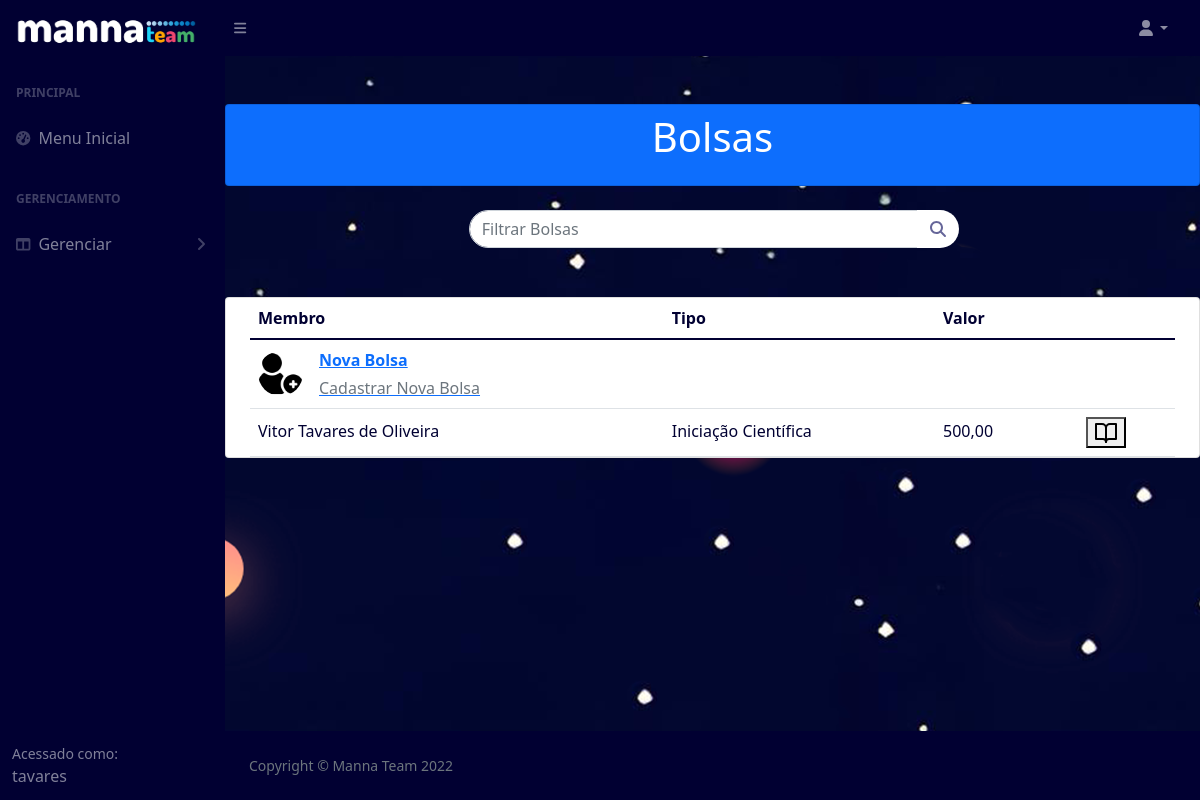
The app's page /bolsas (signed in), older data.
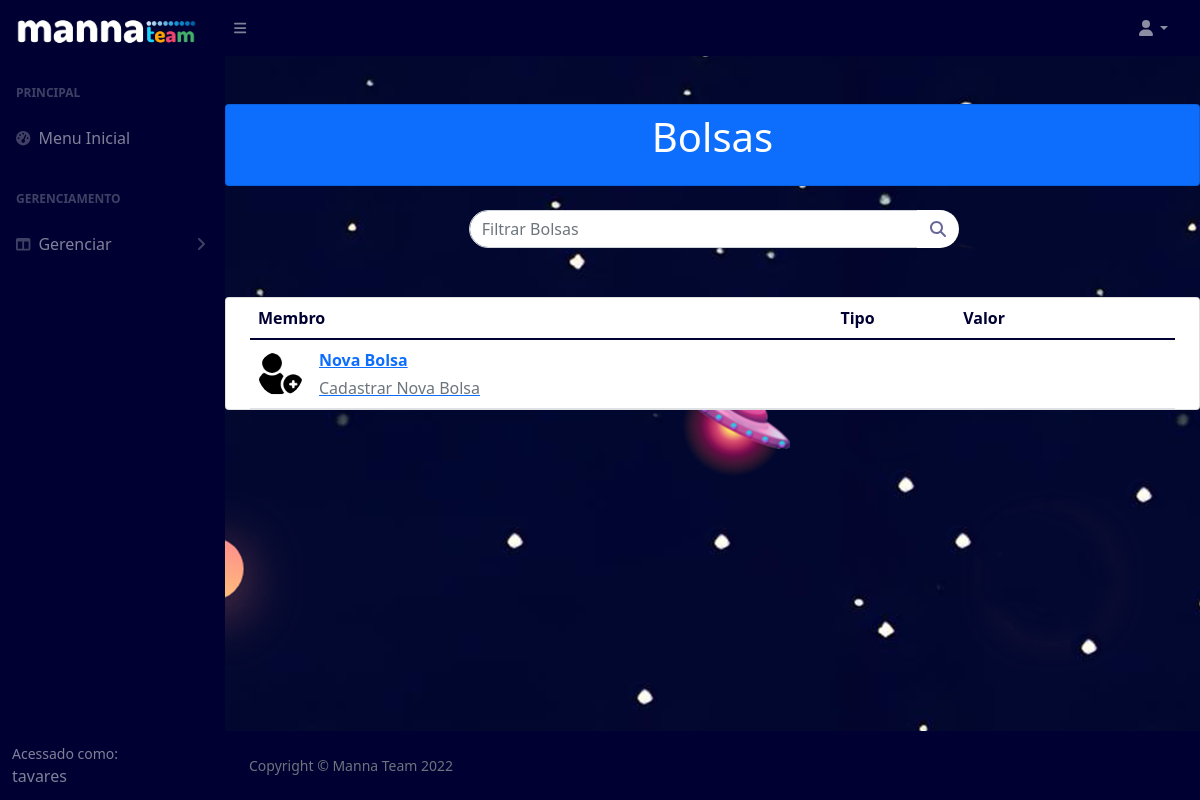
The same page, newer data.
### pages/models.py (models this page shows, shortened)
class Scholarship(models.Model):
    member = models.ForeignKey('Member',on_delete=models.PROTECT, verbose_name="Membro")
    stype = models.CharField('Tipo da Bolsa', max_length=100)
    value = models.DecimalField('Valor da Bolsa', max_digits=8, decimal_places=2)
    financier = models.CharField('Financiador', max_length=200)
    dateStart = models.DateField('Data de Início da Bolsa')
    dateEnd = models.DateField('Data de Finalização da Bolsa')
    description = models.CharField('Descrição', max_length=2000)
    relatory = models.FileField('Relatório', upload_to='./static/uploads/relatory/scholarship', blank=True, null=True)

class Member(models.Model):
    photo = models.ImageField('Foto', upload_to='./static/uploads/photos/member')
    name = models.CharField('Nome Completo', max_length=50)
    category = models.CharField('Função',max_length=50)
    institution = models.ForeignKey('Institution', on_delete=models.PROTECT, verbose_name='Instituição')
    email = models.CharField('E-mail', max_length=50)
    fone = models.CharField('Celular(Sem pontuação)', max_length=50)
    git = models.CharField('Usuário Git', max_length=50)
    lattes = models.CharField('Lattes', max_length=50)
    link = models.CharField('Linkedin', max_length=50)
    insta = models.CharField('Instagram', max_length=50)
    twt = models.CharField('Twitter', max_length=50)
    face = models.CharField('Facebook', max_length=50)
    youtube = models.CharField('Youtube', max_length=50)
    cpf = models.CharField('CPF(Sem pontuação)', max_length=11, validators=[MinLengthValidator(11)])
    rg = models.CharField('RG(Sem pontuação)', max_length=50)
    gender = models.CharField('Gênero:', choices=GENDER_CHOICES, default="Masculino", max_length=50)
    formation = models.CharField('Formação', max_length=50)
    birthday = models.DateField('Data de Nascimento')
    address = models.CharField('Endereço', max_length=200)
    project = models.ForeignKey('Project', on_delete=models.PROTECT, verbose_name='Projeto')
    bankName = models.CharField('Nome do Banco', max_length=50)
    bankNumber = models.CharField('Número do Banco', max_length=50)
    agencyNumber = models.CharField('Número da Agência', max_length=50)
    accountNumber = models.CharField('Número da Conta', max_length=50)
    commitment = models.FileField('Termo de Compromisso', upload_to='./static/uploads/terms/commitment', blank=True)
    science = models.FileField('Termo de Ciência', upload_to='./static/uploads/terms/science', blank=True)
    jobPlan = models.FileField('Plano de Trabalho', upload_to='./static/uploads/terms/job', blank=True)
    lgpd = models.FileField('LGPD', upload_to='./static/uploads/terms/lgpd', blank=True)
    acess = models.CharField(max_length=50)
    activity = models.BooleanField(default=True)
    def __str__(self):
       return self.name

### pages/views.py (the view)
# urls.py: path('bolsas', ScholarshipList.as_view(), name="bolsas"),
class ScholarshipList(LoginRequiredMixin, ListView):
    login_url = reverse_lazy('login')
    model = Scholarship
    template_name = 'pages/scholarship-list.html'

### pages/templates/pages/scholarship-list.html (shortened to what this page needs)
{% extends 'pages/base.html' %}
{% load static %}
{% block content %}
<section class="pricing py-5">
<div class="container">
  <div class="row">
  <div class="card mb-4 bg-primary">
  <header class="bg-primary text-center py-2 mb-2">
    <div class="container">
      <h1 class="fw-light text-white">Bolsas</h1>
    </div>
  </header>
  </div>
  <div id="content">
    <form class='form-inline' method="POST" action="{% url 'filtro-bolsa' %}">
      <div class="input-group">
        <input type='text' name='search' class="form-control search-form " placeholder="Filtrar Bolsas">
        <span class="input-group-btn" style="width:39px">
          <button id="search-this" type="submit" class="pull-right btn btn-default search-btn">
              <i class="fa fa-search"></i>
          </button>
        </span>
      </div>
    </form>
  </div>
  <div class="card mb-4 bg-white">
  <div class="container">
    <div class="row">
      <table id ="table" class="table align-middle mb-0 bg-white">
        <thead class="bg-white">
          <tr>
            <th>Membro</th>
            <th>Tipo</th>
            <th>Valor</th>
          </tr>
        </thead>
        <tbody>
          <tr>
            <td>
              <div class="d-flex align-items-center">
                <img
                    src="{% static 'img/plus.png' %}"
                    alt=""
                    style="width: 45px; height: 45px"
                    class="rounded-circle"
                    />
                <div class="ms-3">
                  <a href="{% url 'cadastro-bolsa' %}">
                  <p class="fw-bold mb-1">Nova Bolsa</p>
                  <p class="text-muted mb-0">Cadastrar Nova Bolsa</p></a>
                </div>
              </div>
            </td>
            <td>
            </td>
            <td>
            </td>
            <td></td>
            <td>
            </td>
          </tr>
          {% for scholarship in object_list %}
          <tr>
            <td>
              <p class="fw-normal mb-1">{{scholarship.member}}</p>
            </td>
            <td>
              <p class="fw-normal mb-1">{{scholarship.stype}}</p>
            </td>
            <td>
              <p class="fw-normal mb-1">{{scholarship.value}}</p>
            </td>
            <td>
            </td>
              <td>
                <form method="POST" action="{% url 'bolsa' %}">
                <button type="submit"><h6 data-feather="book-open"></h6></button>
                </form>
              </td>
          </tr>
        {% endfor %}
        </tbody>
      </table>
    </div>
  </div>
</div>
 </div>
</div>
</section>
        {% endblock %}

### pages/templates/pages/base.html (shortened to what this page needs)
{% load static %}
{% block head %}
<!DOCTYPE html>
<html lang="en">
<head>
    <link href="https://cdn.jsdelivr.net/npm/simple-datatables@latest/dist/style.css" rel="stylesheet" />
    <link href="{% static 'css/styles.css' %}" rel="stylesheet" />
</head>
<body class="sb-nav-fixed">
    <nav class="sb-topnav navbar navbar-expand navbar-dark bg-dark">
        <a class="navbar-brand ps-3" href="{% url 'index' %}"><img src="{% static 'img/logo.png' %}" height="50"
                width="180" /></a>
        <button class="btn btn-link btn-sm order-1 order-lg-0 me-4 me-lg-0" id="sidebarToggle" href="#!"><i
                class="fas fa-bars"></i></button>
        <ul class="navbar-nav ms-auto ms-md-0 me-3 me-lg-4">
            <li class="nav-item dropdown">
                <a class="nav-link dropdown-toggle" id="navbarDropdown" href="#" role="button" data-bs-toggle="dropdown"
                    aria-expanded="false"><i class="fas fa-user fa-fw"></i></a>
            </li>
        </ul>
    </nav>
    <div id="layoutSidenav">
        <div id="layoutSidenav_nav">
            <nav class="sb-sidenav accordion sb-sidenav-dark" id="sidenavAccordion">
                <div class="sb-sidenav-menu">
                    <div class="nav">
                        <div class="sb-sidenav-menu-heading">Principal</div>
                        <a class="nav-link" href="{% url 'index' %}">
                            <div class="sb-nav-link-icon"><i class="fas fa-tachometer-alt"></i></div>
                            Menu Inicial
                        </a>
                        <div class="sb-sidenav-menu-heading">Gerenciamento</div>
                        <a class="nav-link collapsed" href="#" data-bs-toggle="collapse"
                            data-bs-target="#collapseLayouts" aria-expanded="false" aria-controls="collapseLayouts">
                            <div class="sb-nav-link-icon"><i class="fas fa-columns"></i></div>
                            Gerenciar
                            <div class="sb-sidenav-collapse-arrow"><i class="fas fa-angle-down"></i></div>
                        </a>
                    </div>
                </div>
                <div class="sb-sidenav-footer">
                    <div class="small">Acessado como:</div>
                    {{request.user.username}}
                </div>
            </nav>
        </div>
        <div id="layoutSidenav_content">
            {% endblock %}
            {% block content %}
            {% endblock %}
            {% block footer %}
            <footer class="py-4 bg-dark mt-auto">
                <div class="container-fluid px-4">
                    <div class="d-flex align-items-center justify-content-between small">
                        <div class="text-muted">Copyright &copy; Manna Team 2022</div>
                    </div>
                </div>
            </footer>
        </div>
    </div>
    {% endblock %}
</body>
</html>

Row changes from the older to the newer data that the page shows:
removed Scholarship: member "Vitor Tavares de Oliveira", stype "Iniciação Científica", value "500,00"
